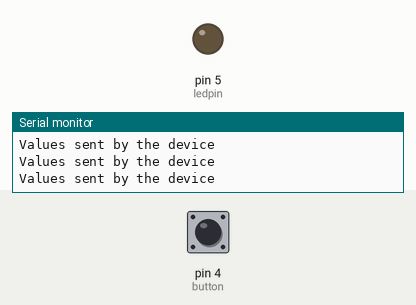
Bench run of a sketch on a simulated Arduino Uno, built with avr-gcc and run on an emulated ATmega328P. Shown: output pins drawn as LEDs (lit = HIGH), the last lines printed to the serial monitor. The test bench sets the inputs (shaded band); at power-on: pin 4 (button) LOW.

Above: at 2.7 s.
2.8 s: pin 4 (button) pulled HIGH for 0.25 s
At 3.0 s:
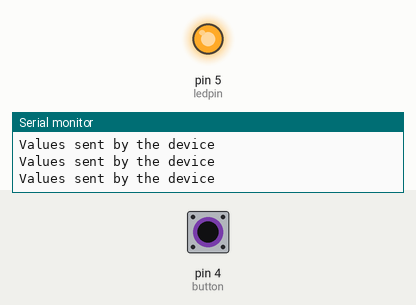
4.6 s: pin 4 (button) pulled HIGH for 3.2 s
At 8.8 s:
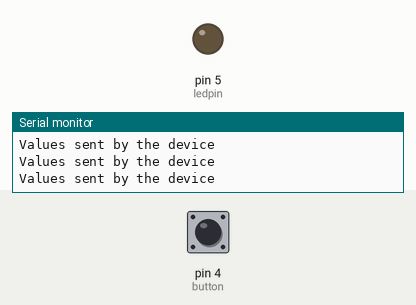
Timing chart, 0 to 10.3 s (numbered marks = the images above; inputs shaded):
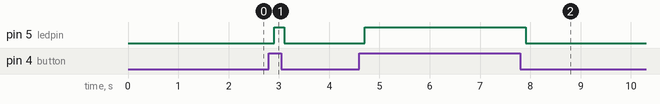

Measured:
- after the input at 2.8 s, pin 5 (ledpin): LOW → HIGH after 0.10 s, → LOW 0.20 s later
- after the input at 4.6 s, pin 5 (ledpin): LOW → HIGH after 0.11 s, → LOW 3.2 s later

The sketch:

emergency_button.ino
```cpp
int ledpin = 5; // D1(gpio5)
int button = 4; //D2(gpio4)
int buttonState=0;

#include <Ubidots.h>

//ubidots
const char* UBIDOTS_TOKEN = "";  // Put here your Ubidots TOKEN
const char* WIFI_SSID = ""; // Put here your Wi-Fi SSID
const char* WIFI_PASS = ""; // Put here your Wi-Fi password
char const * HTTPSERVER = "things.ubidots.com";

Ubidots ubidots(UBIDOTS_TOKEN, UBI_HTTP);
void setup() {
 Serial.begin(9600);
 pinMode(ledpin, OUTPUT);
 pinMode(button, INPUT);
 ubidots.wifiConnect(WIFI_SSID, WIFI_PASS);
 ubidots.setDebug(true);


}
void loop() {
 buttonState=digitalRead(button); // put your main code here, to run repeatedly:
 if (buttonState == 1)
 {
 digitalWrite(ledpin, HIGH);
 delay(200);
 }
 if (buttonState==0)
 {
 digitalWrite(ledpin, LOW);
 delay(200);
 }

 //ubidots
ubidots.add("buttonState", buttonState);
    bool bufferSent = false;
  bufferSent = ubidots.send();
  if (bufferSent) {
    // Do something if values were sent properly
    Serial.println("Values sent by the device");
}
}
```
